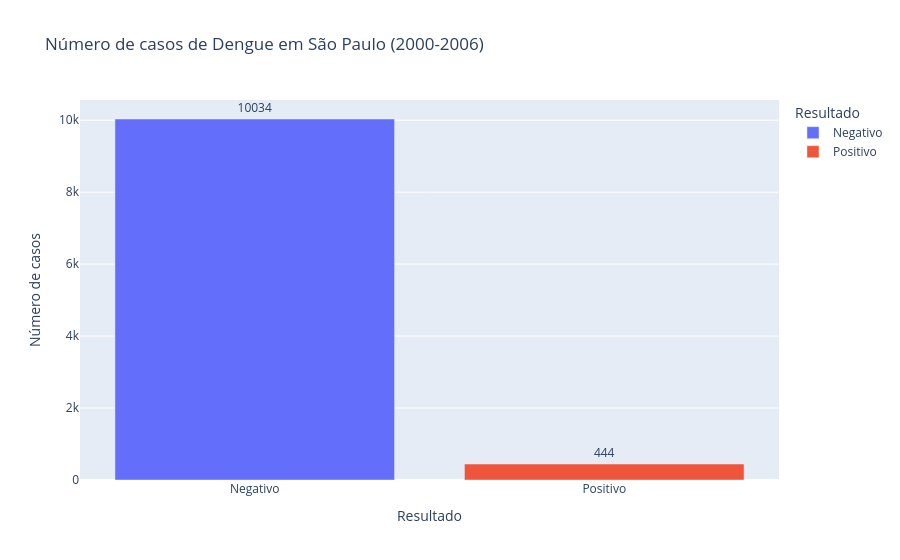

The code cell stored with this chart in its notebook:
### Code cell
# Contagem dos resultados
dengue_counts = (
    classi_fin["DENGUE"]
    .value_counts()
    .reset_index()
)

dengue_counts.columns = ["Resultado", "Contagem"]

fig = px.bar(
    dengue_counts,
    x="Resultado",
    y="Contagem",
    text="Contagem",
    title="Número de casos de Dengue em São Paulo (2000-2006)",
    labels={
        "Contagem": "Número de casos",
        "Resultado": "Resultado"
    },
    color="Resultado"
)

fig.update_traces(textposition="outside")

fig.show()

### Figure 1 — Plotly figure (JSON) as saved in the notebook; plotly's stock layout.template omitted (floating-point values rounded to 4 significant figures)
{"data": [{"hovertemplate": "Resultado=%{x}<br>Número de casos=%{text}<extra></extra>", "legendgroup": "Negativo", "marker": {"color": "#636efa", "pattern": {"shape": ""}}, "name": "Negativo", "orientation": "v", "showlegend": true, "text": [10030.0], "textposition": "outside", "type": "bar", "x": ["Negativo"], "xaxis": "x", "y": [10034], "yaxis": "y"}, {"hovertemplate": "Resultado=%{x}<br>Número de casos=%{text}<extra></extra>", "legendgroup": "Positivo", "marker": {"color": "#EF553B", "pattern": {"shape": ""}}, "name": "Positivo", "orientation": "v", "showlegend": true, "text": [444.0], "textposition": "outside", "type": "bar", "x": ["Positivo"], "xaxis": "x", "y": [444], "yaxis": "y"}], "layout": {"barmode": "relative", "legend": {"title": {"text": "Resultado"}, "tracegroupgap": 0}, "title": {"text": "Número de casos de Dengue em São Paulo (2000-2006)"}, "xaxis": {"anchor": "y", "categoryarray": ["Negativo", "Positivo"], "categoryorder": "array", "domain": [0, 1], "title": {"text": "Resultado"}}, "yaxis": {"anchor": "x", "domain": [0, 1], "title": {"text": "Número de casos"}}}}
